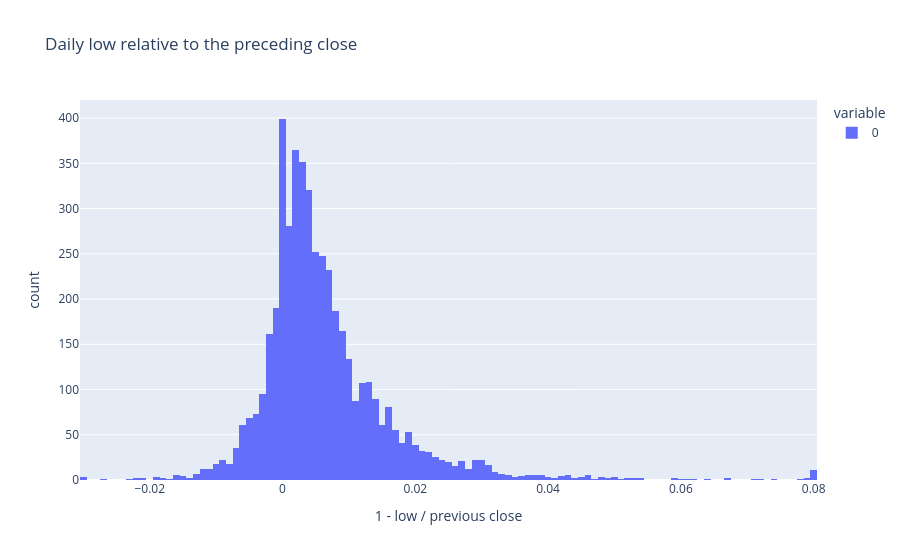

Write notebook code for a chart like this one.
### Code cell
px.histogram(
    dip_below_previous_close.clip(lower=-0.03, upper=0.08),
    nbins=120,
    title="Daily low relative to the preceding close",
    labels={"value": "1 - low / previous close"},
).show()

### Figure 1 — Plotly figure (JSON) as saved in the notebook; plotly's stock layout.template omitted (floating-point values rounded to 4 significant figures; data arrays with more than 128 entries replaced by an {"elided": "..."} marker saying what was removed)
{"data": [{"bingroup": "x", "hovertemplate": "variable=0<br>1 - low / previous close=%{x}<br>count=%{y}<extra></extra>", "legendgroup": "0", "marker": {"color": "#636efa", "pattern": {"shape": ""}}, "name": "0", "nbinsx": 120, "orientation": "v", "showlegend": true, "type": "histogram", "x": {"elided": "4807 float values"}, "xaxis": "x", "yaxis": "y"}], "layout": {"barmode": "relative", "legend": {"title": {"text": "variable"}, "tracegroupgap": 0}, "title": {"text": "Daily low relative to the preceding close"}, "xaxis": {"anchor": "y", "domain": [0, 1], "title": {"text": "1 - low / previous close"}}, "yaxis": {"anchor": "x", "domain": [0, 1], "title": {"text": "count"}}}}
